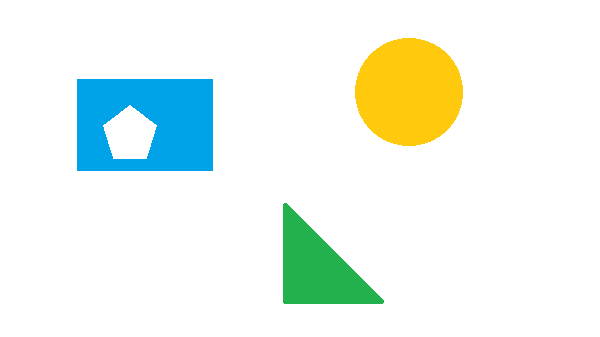
#> input picture Image Processing with OpenCV | Bahasa Indonesia/resources/Shapes.png, 600 x 337 px
$ python contour_detection_2.py
#> lines starting #> are read from the running program, lines starting #| are printed output that depends on the picture; after the words box and inside, x2 and y2 are one past the last pixel; in counts of white or black regions, pixels touching at a corner belong together; long printed decimals are rounded
# Import module.
import cv2
import numpy as np

# Load gambar, preprocessing, dan mencari contour.
image = cv2.imread('resources/Shapes.png')
#> image is the input picture: shape (337, 600, 3); mean B, G, R 238.1, 245.6, 235.8
gray = cv2.cvtColor(image, cv2.COLOR_BGR2GRAY)
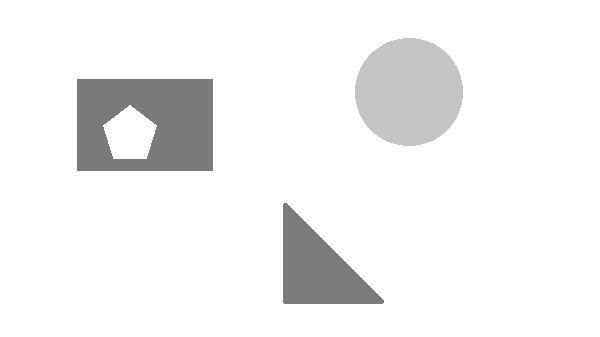
#> gray: shape (337, 600); min 122, max 255, mean 241.9
_, thresholded = cv2.threshold(gray, 220, 255, cv2.THRESH_BINARY_INV)
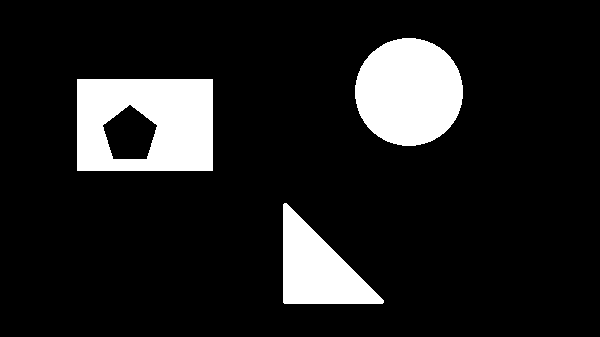
#> thresholded: shape (337, 600); 12.4% white; 3 white regions
contours, hierarchies = cv2.findContours(thresholded, cv2.RETR_TREE, cv2.CHAIN_APPROX_SIMPLE)
#> contours = 4 contours; box (x1, y1, x2, y2) and area: (77, 79, 213, 171) 12285, (355, 38, 463, 146) 9012, (283, 203, 384, 304) 5294, (102, 104, 158, 160) 2096


# Menghitung luas contour.
for contour in contours:
    area = cv2.contourArea(contour)
    print(area)
#> this loop made 4 passes
#> area on passes 1, 3, 4: 5294, 2096, 9012
#> (contour, area) on pass 2: ([[77, 79], [77, 170], [212, 170], [212, 79]], 12285)
#| 5294.0
#| 12285.0
#| 2096.0
#| 9012.0

# Output:
# 5294.0
# 12285.0
# 2096.0
# 9012.0


# Menghitung keliling contour.
for contour in contours:
    perimeter = cv2.arcLength(contour, closed=True)
    print(perimeter)
#> this loop made 4 passes
#> perimeter on passes 1, 3, 4: 341.4, 182.5, 355.4
#> (contour, perimeter) on pass 2: ([[77, 79], [77, 170], [212, 170], [212, 79]], 452)
#| 341.421
#| 452.0
#| 182.510
#| 355.362

# Output:
# 341.4213515520096
# 452.0
# 182.5096652507782
# 355.3624790906906


# Menghitung jumlah sudut.
polygons = []

for contour in contours:
    perimeter = cv2.arcLength(contour, closed=True)
    epsilon = 0.04 * perimeter

    polygon = cv2.approxPolyDP(contour, epsilon, closed=True)
    polygons.append(polygon)
#> this loop made 4 passes
#> (perimeter, epsilon, polygon) on passes 1 to 2: (341.4, 13.66, [[284, 203], [283, 302], [382, 303]]), (452, 18.08, [[77, 79], [77, 170], [212, 170], [212, 79]])
#> (perimeter, epsilon) on passes 3 to 4: (182.5, 7.3), (355.4, 14.21)
#> after the loop, polygons = 4 contours; box (x1, y1, x2, y2) and area: (77, 79, 213, 171) 12285, (355, 38, 463, 146) 8219, (283, 203, 383, 304) 4901, (102, 104, 158, 160) 2074

for polygon in polygons:
    print(len(polygon))
#> this loop made 4 passes
#> polygon on passes 1 to 2: [[284, 203], [283, 302], [382, 303]], [[77, 79], [77, 170], [212, 170], [212, 79]]
#| 3
#| 4
#| 5
#| 8

# Output:
# 3
# 4
# 5
# 8


# Menampilkan sudut yang terdeteksi.
image_corners = image.copy()

for polygon in polygons:
    for corner in polygon:
        corner = np.squeeze(corner)
        cv2.circle(image_corners, corner, 2, (0,0,0), -1)
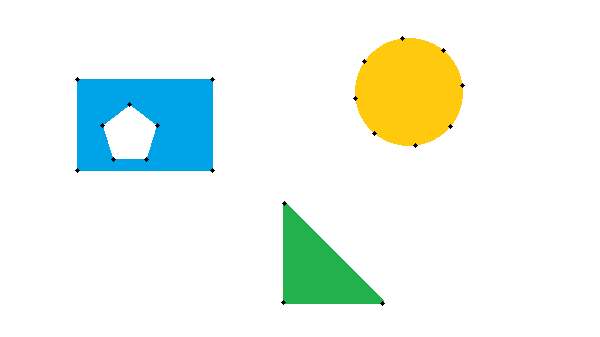
#> image_corners: shape (337, 600, 3); 0.13% of pixels changed, all inside (x1, y1, x2, y2) = (75, 36, 465, 306)

cv2.imshow('image_corners', image_corners)
cv2.waitKey(0)


# Filtering contour berdasarkan jumlah sudut (hanya mendeteksi lingkaran).
image_corners = image.copy()

for i, (polygon, contour) in enumerate(zip(polygons, contours)):
    if len(polygon) < 7:
        pass

    else:
        image_corners = cv2.drawContours(image_corners, contours, i, (0,255,0), 2)
        for corner in polygon:
            corner = np.squeeze(corner)
            cv2.circle(image_corners, corner, 2, (0,0,0), -1)
#> this loop made 4 passes
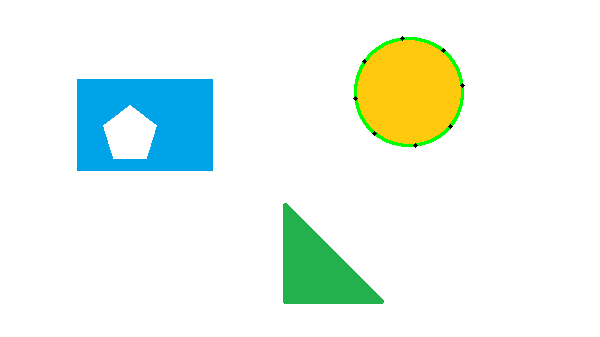
#> image_corners: shape (337, 600, 3); 0.58% of pixels changed, all inside (x1, y1, x2, y2) = (353, 36, 465, 148)

cv2.imshow('image_corners', image_corners)
cv2.waitKey(0)


# Filtering contour berdasarkan area (hanya mendeteksi contour kecil).
image_corners = image.copy()

for i, (polygon, contour) in enumerate(zip(polygons, contours)):

    area = cv2.contourArea(contour)

    if area < 6000:

        image_corners = cv2.drawContours(image_corners, contours, i, (0,255,0), 2)
        for corner in polygon:
            corner = np.squeeze(corner)
            cv2.circle(image_corners, corner, 2, (0,0,0), -1)
#> this loop made 4 passes
#> (polygon, area) on pass 1: ([[284, 203], [283, 302], [382, 303]], 5294)
#> pass 1, `image_corners = cv2.drawContours(image_corners, contours, i, (0,255,0)..`:
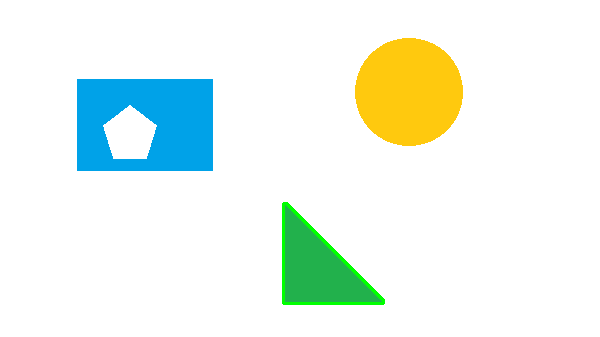
#> image_corners: shape (337, 600, 3); 0.54% of pixels changed, all inside (x1, y1, x2, y2) = (282, 202, 385, 305)
#> pass 3, `image_corners = cv2.drawContours(image_corners, contours, i, (0,255,0)..`:
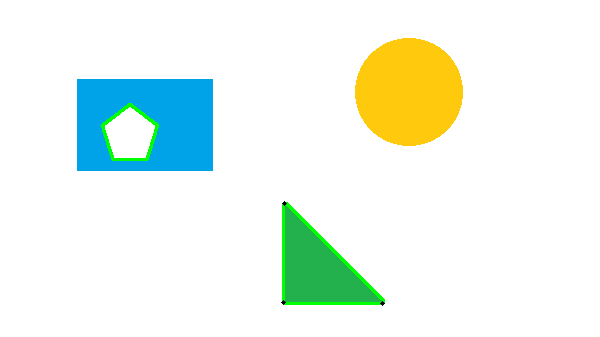
#> image_corners: shape (337, 600, 3); 0.31% of pixels changed, all inside (x1, y1, x2, y2) = (101, 103, 385, 306)
#> after the loop: image_corners: shape (337, 600, 3); 0.03% of pixels changed, all inside (x1, y1, x2, y2) = (100, 102, 160, 162)

cv2.imshow('image_corners', image_corners)
cv2.waitKey(0)
